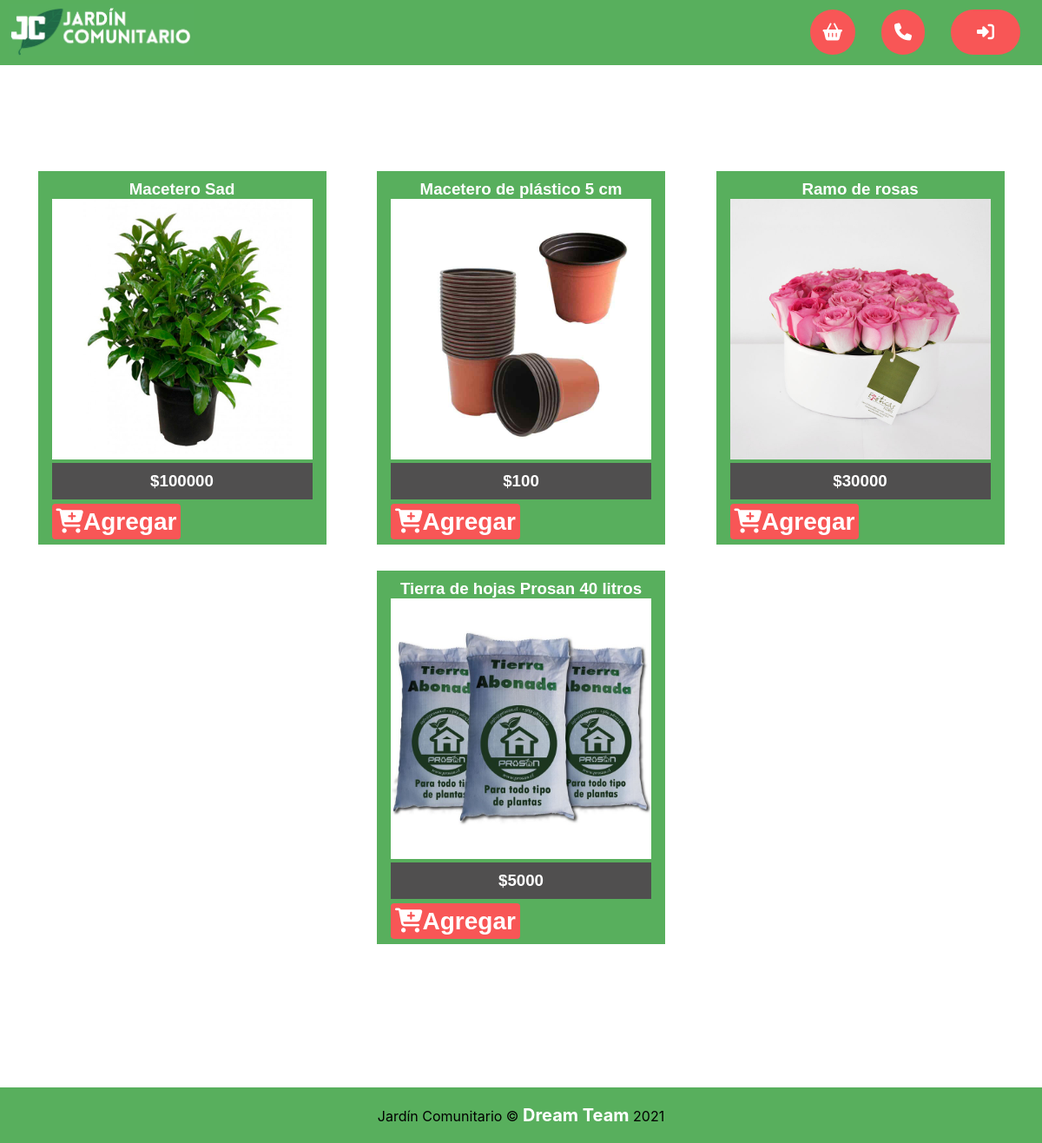
/productos/, run on the app's committed database.
### app/models.py (models this page shows, shortened)
class producto(models.Model):
    nombre = models.CharField(max_length=100)
    precio = models.IntegerField()
    tipo = models.ForeignKey(tipo_producto, on_delete=models.CASCADE)
    imagen = models.ImageField(null=True, blank=True)

### app/views.py (the view)
# urls.py: path('productos/', productos, name="productos"),
def productos(request):
    productoAll = producto.objects.all()
    page = request.GET.get('page', 1)
    try:
        paginator = Paginator(productoAll, 8)
        productoAll = paginator.page(page)
    except:
        raise Http404
    datos = {
        'lista' : productoAll,
        'paginator' : paginator
    }
    return render(request, 'app/productos.html', datos)

### app/templates/app/productos.html (shortened to what this page needs)
{% extends 'app/base.html' %}
{% load static %}
{% block contenido %}
<div class="page-content">
    {% for aux in lista %}
    <div class="product">
        <h3 class="nombre-producto">{{aux.nombre}}</h3>
        {% if aux.imagen %}
            <img src="{{ aux.imagen.url }}" alt="" height="300px" width="300px">
        {% else %}
            <img src="{% static 'app/img/no-hay-imagen.jpg' %}" alt="" height="300px" width="300px">
        {% endif %}
        <div class="precio">
            <h3>${{aux.precio}} </h3>
        </div>
        <a href="#"><i class="fas fa-cart-plus"></i><span>Agregar</span></a>
    </div>
    {% endfor %}
</div>
{% endblock %}

### app/templates/app/base.html (shortened to what this page needs)
<!DOCTYPE html>
<html lang="en">
<head>
  {%load static%}
  <link rel="stylesheet" href="{% static 'app/css/style.css' %}">
  {% load pwa %}
</head>
<body>
  <div class="contenedor">
    <header>
      <div class="logo_principal">
        <a href="{% url 'index'%}"><img src="{% static 'app/img/1eda7a920595361944650b58376e27ec-flor-roja-rosa-plana-by-vexels.png' %}" alt="" height="60px"></a>
      </div>
      <nav>
        <li>
          <a href="{% url 'productos'%}" class="producto-btn"><i class="fas fa-shopping-basket"></i></a>
        </li>
        <li>
          <a href="{% url 'about' %}" class="contacto-btn"><i class="fas fa-phone"></i></a>
        </li>
        {% if user.is_authenticated %}
        <li>
          <a href="{% url 'logout' %}" class="socio-btn" id="logout-btn"><i class="fas fa-sign-out-alt"></i> {{user.first_name}}</a>
        </li>
        <li>
          <a href="{% url 'suscripcion' %}" class="socio-btn" id="logout-btn">Suscripción</a>
        </li>
        <li>
          <a href="{% url 'carrito' %}" class="socio-btn" id="logout-btn" ><i class="fas fa-shopping-cart"></i></a>
        </li>
        {% else %}
        <li>
          <a href="{% url 'login' %}" class="socio-btn"><i class="fas fa-sign-in-alt"></i></a>
        </li>
        {% endif %}
      </nav>
    </header>
  </div>
{%block contenido%}
{% endblock %}
  <footer class="footer">
    <p>Jardín Comunitario © <a href="https://youtu.be/dQw4w9WgXcQ" target="_blank" rel="noopener noreferrer">Dream Team</a> 2021</p>
  </footer>
</body>
</html>

### app/static/app/css/style.css (style rules this page uses)
* { margin: 0; padding: 0; box-sizing: border-box; }
body { font-family: 'Gill Sans', 'Gill Sans MT', Calibri, 'Trebuchet MS', sans-serif; }
nav { list-style: none; }
a { text-decoration: none; cursor: pointer; color: rgb(255, 255, 255); font-size: 20px; font-weight: bold; }
header { position: absolute; top: 0; left: 0; width: 100%; padding: 5px 10px; background-color: rgb(88, 175, 93); display: flex; display: -webkit-flex; display: -o-flex; display: -moz-flex; display: -ms-flex; justify-content: space-between; align-items: center; }
.producto-btn { padding: 15px 30px; border-radius: 99px; background: #f85656; }
.contacto-btn { padding: 15px 30px; border-radius: 99px; background: #f85656; }
.socio-btn { padding: 15px 30px; border-radius: 99px; background: #f85656; }
header nav { display: flex; display: -webkit-flex; display: -o-flex; display: -moz-flex; display: -ms-flex; }
header nav li { margin: 0 15px; }
footer { display: -webkit-flex; display: -moz-flex; display: -ms-flex; display: -o-flex; display: flex; flex-direction: column; align-items: center; text-align: center; background-color: rgb(88, 175, 93); color: black; padding: 20px 0; font-family: -apple-system, BlinkMacSystemFont, 'Segoe UI', Roboto, Oxygen, Ubuntu, Cantarell, 'Open Sans', 'Helvetica Neue', sans-serif; }
.contenedor { padding: 16px; }
.page-content { margin: 150px 0px 150px 0px; flex-wrap: wrap; display: flex; justify-content: space-evenly; border: 1px red; }
.precio { margin-bottom: 10px; padding: 10px; background-color: #504f4f; color: #FFFFFF; text-align: center; }
.product { background-color: rgb(88, 175, 93); padding: 10px 16px; margin: 15px; }
.nombre-producto { text-align: center; font-family: 'Franklin Gothic Medium', 'Arial Narrow', Arial, sans-serif; color: #FFFFFF; }
.page-content a { border-radius: 4px; background-color: #f85656; border: none; color: #FFFFFF; text-align: center; font-size: 28px; padding: 5px; width: 140px; transition: all 0.5s; cursor: pointer; align-items: center; align-content: center; }
.page-content a span { cursor: pointer; display: inline-block; position: relative; transition: 0.5s; }
.page-content a span:after { content: '\00bb'; position: absolute; opacity: 0; top: 0; right: -20px; transition: 0.5s; }
@media screen and (min-width: 300px) { .contacto-btn { padding: 15px 15px; } }
@media screen and (min-width: 300px) { .producto-btn { padding: 15px 15px; } }

### data on the page
producto: nombre "Macetero Sad", imagen (picture), precio "100000"
producto: nombre "Macetero de plástico 5 cm", imagen (picture), precio "100"
producto: nombre "Ramo de rosas", imagen (picture), precio "30000"
producto: nombre "Tierra de hojas Prosan 40 litros", imagen (picture), precio "5000"
